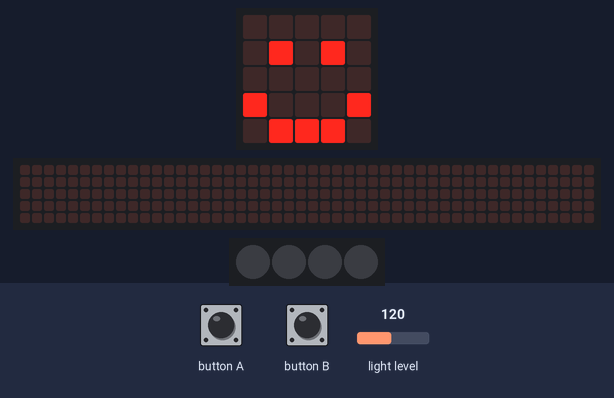
This program was run on a simulated BBC micro:bit (MakeCode). On the bench: the board's 5×5 LED display, a strip that is not on the board, showing the scrolling text unrolled, 4 RGB LEDs in strip order, left to right. The test bench sets the inputs (shaded band); at power-on: light level 120. Dim RGB values are drawn brighter than linear; the 48×5 strip is a reading aid, not a part: it shows the text the display is scrolling, unrolled, one strip-width of it at a time.

Above: at 1.8 s.
1.9 s: button A pressed for 0.15 s
At 2.12 s:
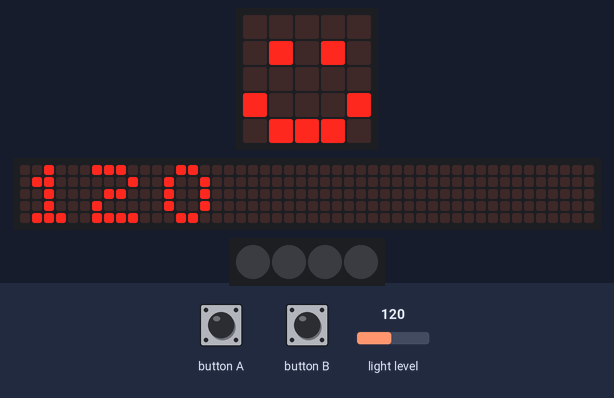
2.6 s: button B pressed for 0.15 s
At 2.92 s:
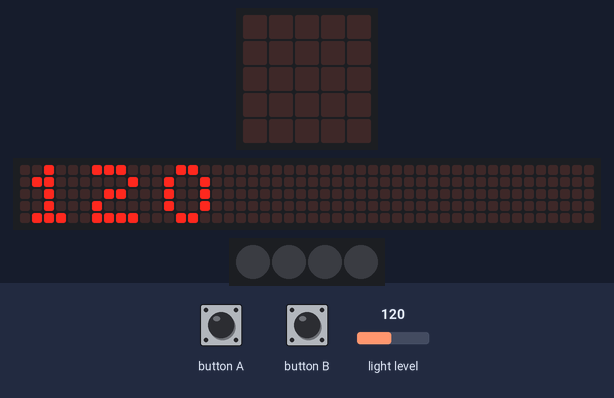
3.3 s: button A pressed for 0.15 s
4.0 s: light level set to 5
5.9 s: light level set to 64
At 6.92 s:
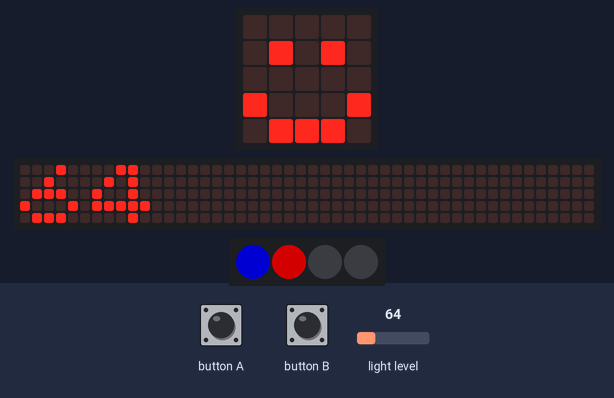
8.6 s: button B pressed for 0.15 s
At 12.5 s:
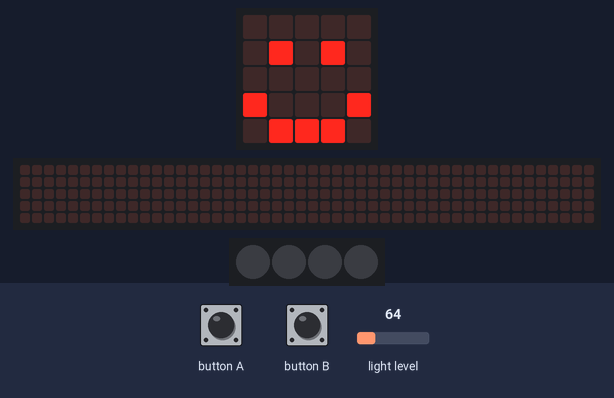
Timing chart, 0 to 12.8 s (numbered marks = the images above; inputs shaded):
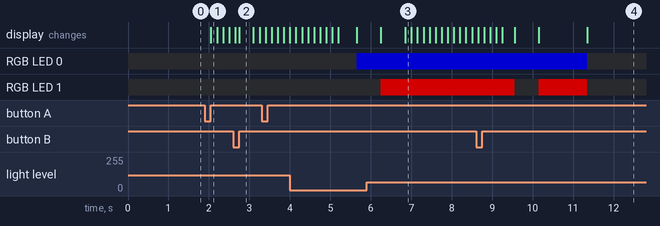

Measured:
- after the input at 1.9 s, the display: changes after 0.15 s (image 1)
- after the input at 2.6 s, the display: first differs from a run without the input after 0.15 s (image 2)
- after the input at 5.9 s, the display: first differs from a run without the input after 0.95 s (image 3)

The program:

main.ts
```typescript
// (licence header left out)
// Variables
const lightLevel: number = input.lightLevel()
let neopixelStrip: neopixel.Strip = null

// cleanup
basic.clearScreen()
neopixelStrip = neopixel.create(DigitalPin.P16, 4, NeoPixelMode.RGB)
neopixelStrip.setPixelColor(0, neopixel.colors(NeoPixelColors.Black))
neopixelStrip.setPixelColor(1, neopixel.colors(NeoPixelColors.Black))
neopixelStrip.setPixelColor(2, neopixel.colors(NeoPixelColors.Black))
neopixelStrip.setPixelColor(3, neopixel.colors(NeoPixelColors.Black))
neopixelStrip.setPixelColor(4, neopixel.colors(NeoPixelColors.Black))
neopixelStrip.show()
basic.showIcon(IconNames.Happy)

input.onButtonPressed(Button.B, function () {
// Reset
  basic.clearScreen()
  neopixelStrip = neopixel.create(DigitalPin.P16, 4, NeoPixelMode.RGB)
  neopixelStrip.setPixelColor(0, neopixel.colors(NeoPixelColors.Black))
  neopixelStrip.setPixelColor(1, neopixel.colors(NeoPixelColors.Black))
  neopixelStrip.setPixelColor(2, neopixel.colors(NeoPixelColors.Black))
  neopixelStrip.setPixelColor(3, neopixel.colors(NeoPixelColors.Black))
  neopixelStrip.setPixelColor(4, neopixel.colors(NeoPixelColors.Black))
  neopixelStrip.show()
  basic.showIcon(IconNames.Happy)
})

input.onButtonPressed(Button.A, function () {
  basic.showNumber(input.lightLevel())
  // if the number is less than or equal to 51 light up 0 neopixel
  if (lightLevel <= 51) {
    basic.clearScreen()
    neopixelStrip = neopixel.create(DigitalPin.P16, 4, NeoPixelMode.RGB)
    neopixelStrip.setPixelColor(0, neopixel.colors(NeoPixelColors.Black))
    neopixelStrip.setPixelColor(1, neopixel.colors(NeoPixelColors.Black))
    neopixelStrip.setPixelColor(2, neopixel.colors(NeoPixelColors.Black))
    neopixelStrip.setPixelColor(3, neopixel.colors(NeoPixelColors.Black))
    neopixelStrip.show()
    basic.showIcon(IconNames.Happy)
  }

  // if the number is greater than 52 light up 1 neopixel
  if (lightLevel > 52) {
    basic.clearScreen()
    neopixelStrip = neopixel.create(DigitalPin.P16, 4, NeoPixelMode.RGB)
    neopixelStrip.setPixelColor(0, neopixel.colors(NeoPixelColors.Blue))
    neopixelStrip.setPixelColor(1, neopixel.colors(NeoPixelColors.Black))
    neopixelStrip.setPixelColor(2, neopixel.colors(NeoPixelColors.Black))
    neopixelStrip.setPixelColor(3, neopixel.colors(NeoPixelColors.Black))
    neopixelStrip.show()
    basic.showIcon(IconNames.Happy)
  }

  // if the number is greater than 104 light up 2 neopixel
  if (lightLevel > 104) {
    basic.clearScreen()
    neopixelStrip = neopixel.create(DigitalPin.P16, 4, NeoPixelMode.RGB)
    neopixelStrip.setPixelColor(0, neopixel.colors(NeoPixelColors.Blue))
    neopixelStrip.setPixelColor(1, neopixel.colors(NeoPixelColors.Red))
    neopixelStrip.setPixelColor(2, neopixel.colors(NeoPixelColors.Black))
    neopixelStrip.setPixelColor(3, neopixel.colors(NeoPixelColors.Black))
    neopixelStrip.show()
    basic.showIcon(IconNames.Happy)
  }

  // if the number is greater than 156 light up 3 neopixel
  if (lightLevel > 156) {
    basic.clearScreen()
    neopixelStrip = neopixel.create(DigitalPin.P16, 4, NeoPixelMode.RGB)
    neopixelStrip.setPixelColor(0, neopixel.colors(NeoPixelColors.Blue))
    neopixelStrip.setPixelColor(1, neopixel.colors(NeoPixelColors.Red))
    neopixelStrip.setPixelColor(2, neopixel.colors(NeoPixelColors.Green))
    neopixelStrip.setPixelColor(3, neopixel.colors(NeoPixelColors.Black))
    neopixelStrip.show()
    basic.showIcon(IconNames.Happy)
  }

  // if the number is greater than 208 light up 4 neopixel
  if (lightLevel > 208) {
    basic.clearScreen()
    neopixelStrip = neopixel.create(DigitalPin.P16, 4, NeoPixelMode.RGB)
    neopixelStrip.setPixelColor(0, neopixel.colors(NeoPixelColors.Blue))
    neopixelStrip.setPixelColor(1, neopixel.colors(NeoPixelColors.Red))
    neopixelStrip.setPixelColor(2, neopixel.colors(NeoPixelColors.Green))
    neopixelStrip.setPixelColor(3, neopixel.colors(NeoPixelColors.White))
    neopixelStrip.show()
    basic.showIcon(IconNames.Happy)
  }
})
```
